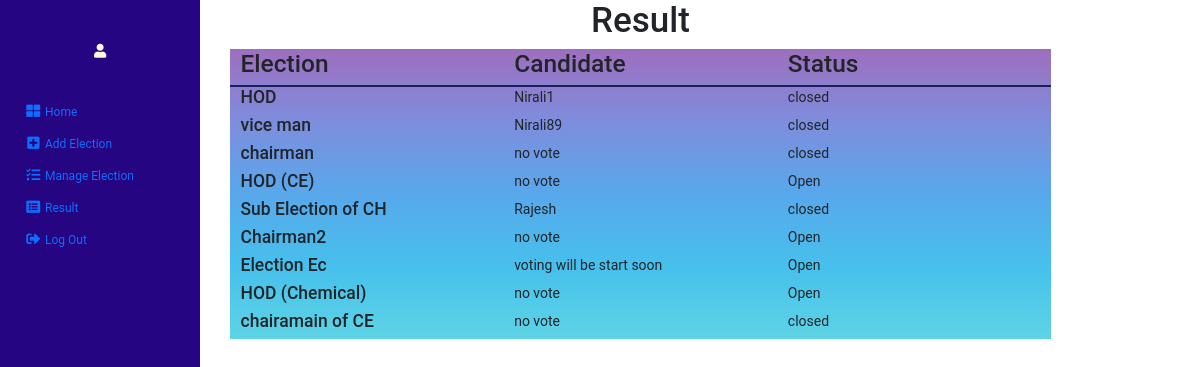
Screenshot of /admin/A_result.php with the database file from the repository.
### tables this page shows
CREATE TABLE `election_vote` (
  `eid` int(8) NOT NULL,
  `name` varchar(40) NOT NULL,
  `description` text NOT NULL,
  `start_date` date NOT NULL,
  `end_date` date NOT NULL,
  `reg_last_date` date NOT NULL,
  `create_on` datetime NOT NULL DEFAULT current_timestamp(),
  `vote_status` tinyint(1) NOT NULL
);

CREATE TABLE `elector` (
  `id` int(8) NOT NULL,
  `elector_name` varchar(50) DEFAULT NULL,
  `vote` int(8) NOT NULL,
  `election` varchar(100) NOT NULL,
  `elector_email` varchar(50) NOT NULL,
  `elector_mobile` varchar(10) NOT NULL,
  `elector_password` varchar(256) NOT NULL,
  `elector_logo` varchar(250) NOT NULL
);

### admin/A_result.php (the view, shortened to what this page needs)
<?php
include '../partials/db_connection.php';
$status='';
?>
<!doctype html>
<html lang="en">
<head>
    <link href="https://cdn.jsdelivr.net/npm/bootstrap@5.0.0-beta2/dist/css/bootstrap.min.css" rel="stylesheet"
>
    <link rel="stylesheet" href="https://pro.fontawesome.com/releases/v5.10.0/css/all.css"
 />
    <link type="text/css" rel="stylesheet" href="../cssfolder/A_file.css">
</head>
<body>
    <div class="container-fluid">
        <div class="row">
            <?php
          include_once('A_menu.php');
        ?>
            <div class="col-md-9">
                <div class="contanier result">
                    <center>
                        <h1>Result</h1>
                    </center>
                    <?php
            $sql="SELECT * FROM `election_vote`";
              $resultelection=$conn->query($sql);
              echo '<div class="row">';
              echo '<div class="col-md-4 head">
                          <h3>Election</h3>
                    </div>
                    <div class="col-md-4 head">
                          <h3>Candidate</h3>
                    </div>
                    <div class="col-md-4 head">
                          <h3>Status</h3>
                    </div>';
              while($row=$resultelection->fetch(PDO::FETCH_ASSOC))
              {
                $result_voting=array();
                    $name=$row["name"];
                    echo '<div class="col-md-4">
                          <h5>'.$row['name'].'</h5>
                    </div>';
                    echo '<div class="col-md-4">';
                    if(time()<strtotime($row['start_date']))
                    {
                       echo "voting will be start soon<br>";
                    }
                    else if((time()>strtotime($row['end_date'])))
                    {
                        $sql_candidates="SELECT * FROM `elector` WHERE `election`='$name'";
                        $result_query=$conn->query($sql_candidates);
                        while($row_candiate=$result_query->fetch(PDO::FETCH_ASSOC))
                        {
                          $id=$row_candiate['id'];
                          $sqltest="SELECT COUNT(*) As count,`c_id` FROM `voting` WHERE c_id=$id";
                          $result=$conn->query($sqltest);
                          $rowtest=$result->fetch(PDO::FETCH_ASSOC);
                          $c_id=$rowtest['c_id'];
                          $result_voting[$c_id]=$rowtest['count'];
                        }
                        arsort($result_voting);
                        $winner_id=array_keys($result_voting)[0];
                        $sql_candidates="SELECT * FROM `elector` WHERE `id`='$winner_id'";
                        $fetch=$conn->query($sql_candidates);
                        $data=$fetch->fetch(PDO::FETCH_ASSOC);
                        if($data['elector_name'])
                        {
                          echo $data['elector_name'];
                        }
                       else
                        {
                           echo "no vote";
                       }
                       $status="closed";
                    }
                    else
                    {
                       $sql_candidates="SELECT * FROM `elector` WHERE `election`='$name'";
                       $result_query=$conn->query($sql_candidates);
                       while($row_candiate=$result_query->fetch(PDO::FETCH_ASSOC))
                       {
                          $id=$row_candiate['id'];
                          $sqltest="SELECT COUNT(*) As count,`c_id` FROM `voting` WHERE c_id=$id";
                          $result=$conn->query($sqltest);
                          $rowtest=$result->fetch(PDO::FETCH_ASSOC);
                          $c_id=$rowtest['c_id'];
                          $result_voting[$c_id]=$rowtest['count'];
                       }
                       arsort($result_voting);
                      $winner_id=array_keys($result_voting)[0];
                      $sql_candidates="SELECT * FROM `elector` WHERE `id`='$winner_id'";
                      $fetch=$conn->query($sql_candidates);
                      $data=$fetch->fetch(PDO::FETCH_ASSOC);
                      if($data['elector_name'])
                      {
                        echo $data['elector_name'];
                      }
                      else
                      {
                        echo "no vote";
                      }
                     $status="Open";
                    }
                    echo '</div>
                    <div class="col-md-4">'.$status.'</div>';
              }
              echo '</div>';
?>
                </div>
            </div>
        </div>
</body>
</html>

### cssfolder/A_file.css (style rules this page uses)
* { padding:0; margin: 0; box-sizing: border-box; font-family: 'Roboto', sans-serif; font-size: 14px; }
.result { width:800px; margin-left:30px; }
.result .row { background-image: linear-gradient(to top, #5ed4e5, #46c0ec, #58a8eb, #7e8ddd, #9f6ebe); }
.result .row .head { border-bottom:2px solid #142359; }

### rows the page displays
election_vote: name "HOD", elector.elector_name "Nirali1", end_date "closed"
election_vote: name "vice man", elector.elector_name "Nirali89", end_date "closed"
election_vote: name "chairman", start_date "no vote", end_date "closed"
election_vote: name "HOD (CE)", start_date "no vote", end_date "Open"
election_vote: name "Sub Election of CH", elector.elector_name "Rajesh", end_date "closed"
election_vote: name "Chairman2", start_date "no vote", end_date "Open"
election_vote: name "Election Ec", start_date "voting will be start soon"
election_vote: name "HOD (Chemical)", start_date "no vote", end_date "Open"
election_vote: name "chairamain of CE", start_date "no vote", end_date "closed"
